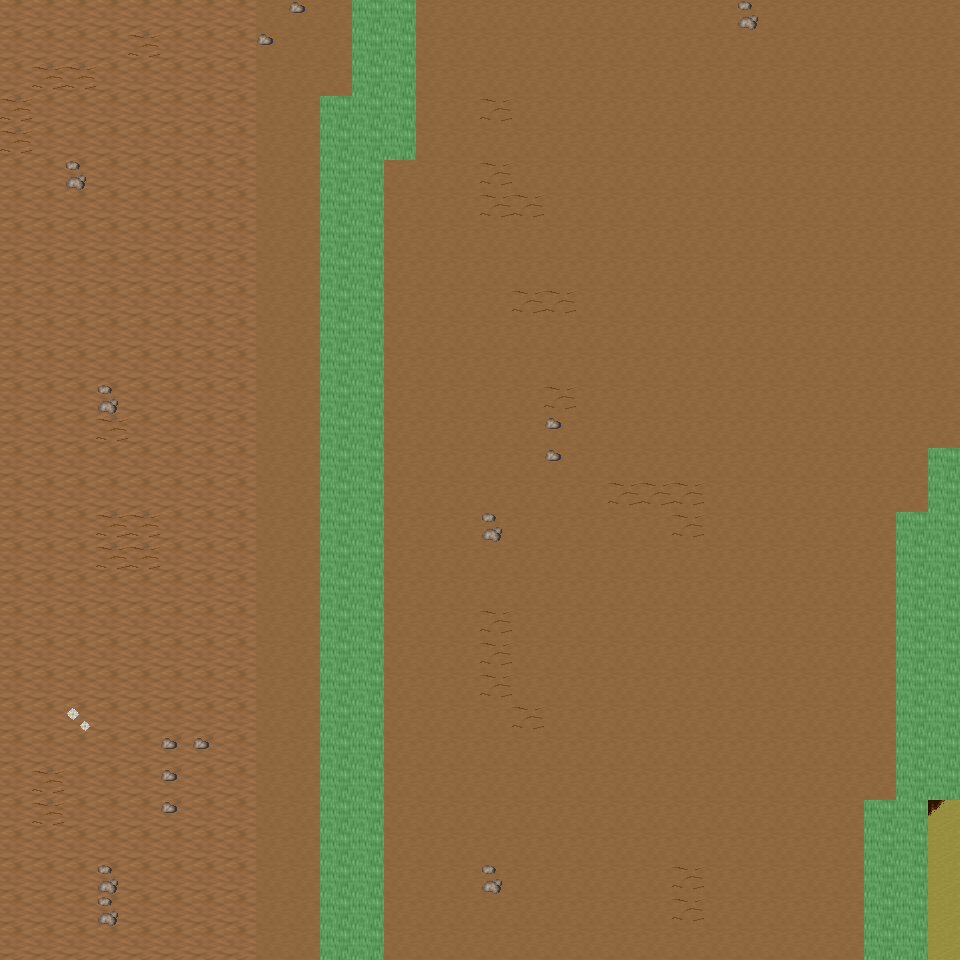

A 2D game scene composited from a Tiled map and its tileset images. What follows is a short description and the map's XML, with each tile layer's data collapsed to a summary:
An orthogonal 30x30 tile map with 32x32 px tiles, 6 tile layers (Ground, Object, Object2, Above, ...), 17 tilesets and 4 objects (4x mapExit).

<map version="1.0" orientation="orthogonal" renderorder="right-down" width="30" height="30" tilewidth="32" tileheight="32" nextobjectid="5">
  <tileset firstgid="1" name="tileset_ground_ground" tilewidth="32" tileheight="32" tilecount="33" columns="3">
    <image source="../drawable/tileset_ground_ground.png" width="96" height="352" />
  </tileset>
  <tileset firstgid="34" name="tileset_ground_rock_pebbles" tilewidth="32" tileheight="32" tilecount="3" columns="1">
    <image source="../drawable/tileset_ground_rock_pebbles.png" width="32" height="96" />
  </tileset>
  <tileset firstgid="37" name="tileset_ground_grass_edges" tilewidth="32" tileheight="32" tilecount="36" columns="12">
    <image source="../drawable/tileset_ground_grass_edges.png" width="384" height="96" />
  </tileset>
  <tileset firstgid="73" name="tileset_plant_flower_daisy_white" tilewidth="32" tileheight="32" tilecount="8" columns="2">
    <image source="../drawable/tileset_plant_flower_daisy_white.png" width="64" height="128" />
  </tileset>
  <tileset firstgid="81" name="tileset_ground_ridge_earth_dark" tilewidth="32" tileheight="32" tilecount="96" columns="12">
    <image source="../drawable/tileset_ground_ridge_earth_dark.png" width="384" height="256" />
  </tileset>
  <tileset firstgid="177" name="tileset_plant_grasses" tilewidth="32" tileheight="32" tilecount="6" columns="3">
    <image source="../drawable/tileset_plant_grasses.png" width="96" height="64" />
  </tileset>
  <tileset firstgid="183" name="tileset_ground_earth_edges" tilewidth="32" tileheight="32" tilecount="18" columns="6">
    <image source="../drawable/tileset_ground_earth_edges.png" width="192" height="96" />
  </tileset>
  <tileset firstgid="201" name="tileset_ground_pothole" tilewidth="32" tileheight="32" tilecount="4" columns="4">
    <image source="../drawable/tileset_ground_pothole.png" width="128" height="32" />
  </tileset>
  <tileset firstgid="205" name="tileset_item_statue_green_stone_3" tilewidth="32" tileheight="32" tilecount="3" columns="1">
    <image source="../drawable/tileset_item_statue_green_stone_3.png" width="32" height="96" />
  </tileset>
  <tileset firstgid="208" name="tileset_ground_rock_rocks_2" tilewidth="32" tileheight="32" tilecount="4" columns="2">
    <image source="../drawable/tileset_ground_rock_rocks_2.png" width="64" height="64" />
  </tileset>
  <tileset firstgid="212" name="tileset_logic_creature_animal" tilewidth="32" tileheight="32" tilecount="32" columns="8">
    <image source="../drawable/tileset_logic_creature_animal.png" width="256" height="128" />
  </tileset>
  <tileset firstgid="244" name="tileset_logic_collision" tilewidth="32" tileheight="32" tilecount="1" columns="1">
    <image source="../drawable/tileset_logic_collision.png" width="32" height="32" />
  </tileset>
  <tileset firstgid="245" name="tileset_plant_tree_taller_trees" tilewidth="32" tileheight="32" tilecount="32" columns="8">
    <image source="../drawable/tileset_plant_tree_taller_trees.png" width="256" height="128" />
  </tileset>
  <tileset firstgid="277" name="tileset_plant_tree_spruce" tilewidth="32" tileheight="32" tilecount="6" columns="2">
    <image source="../drawable/tileset_plant_tree_spruce.png" width="64" height="96" />
  </tileset>
  <tileset firstgid="283" name="tileset_plant_bush_bush_mult_colored" tilewidth="32" tileheight="32" tilecount="6" columns="3">
    <image source="../drawable/tileset_plant_bush_bush_mult_colored.png" width="96" height="64" />
  </tileset>
  <tileset firstgid="289" name="tileset_plant_tree_pine_tree" tilewidth="32" tileheight="32" tilecount="20" columns="4">
    <image source="../drawable/tileset_plant_tree_pine_tree.png" width="128" height="160" />
  </tileset>
  <tileset firstgid="309" name="tileset_plant_tree_pine_tree_1" tilewidth="32" tileheight="32" tilecount="20" columns="4">
    <image source="../drawable/tileset_plant_tree_pine_tree_1.png" width="128" height="160" />
  </tileset>
  <layer name="Ground" width="30" height="30">
    <data>[900 cells, 900 non-empty, 3 distinct tile ids]</data>
  </layer>
  <layer name="Object" width="30" height="30">
    <data>[900 cells, 138 non-empty, 16 distinct tile ids]</data>
  </layer>
  <layer name="Object2" width="30" height="30">
    <data>[900 cells, 0 non-empty, 0 distinct tile ids]</data>
  </layer>
  <layer name="Above" width="30" height="30">
    <data>[900 cells, 0 non-empty, 0 distinct tile ids]</data>
  </layer>
  <layer name="Above2" width="30" height="30">
    <data>[900 cells, 0 non-empty, 0 distinct tile ids]</data>
  </layer>
  <layer name="Walkable" width="30" height="30">
    <data>[900 cells, 92 non-empty, 1 distinct tile ids]</data>
  </layer>
  <objectgroup name="MapEvents">
    <object id="1" name="south" type="mapExit" x="0" y="928" width="320" height="32">
      <properties>
        <property name="map" value="level_0_x72_y60" />
        <property name="x" value="0" />
        <property name="y" value="1" />
      </properties>
    </object>
    <object id="2" name="south2" type="mapExit" x="384" y="928" width="480" height="32">
      <properties>
        <property name="map" value="level_0_x72_y60" />
        <property name="x" value="12" />
        <property name="y" value="1" />
      </properties>
    </object>
    <object id="3" name="south3" type="mapExit" x="928" y="928" width="32" height="32">
      <properties>
        <property name="map" value="level_0_x72_y60" />
        <property name="x" value="29" />
        <property name="y" value="1" />
      </properties>
    </object>
    <object id="4" name="west" type="mapExit" x="0" y="0" width="32" height="960">
      <properties>
        <property name="map" value="level_0_x71_y59" />
        <property name="x" value="28" />
        <property name="y" value="0" />
      </properties>
    </object>
  </objectgroup>
</map>
